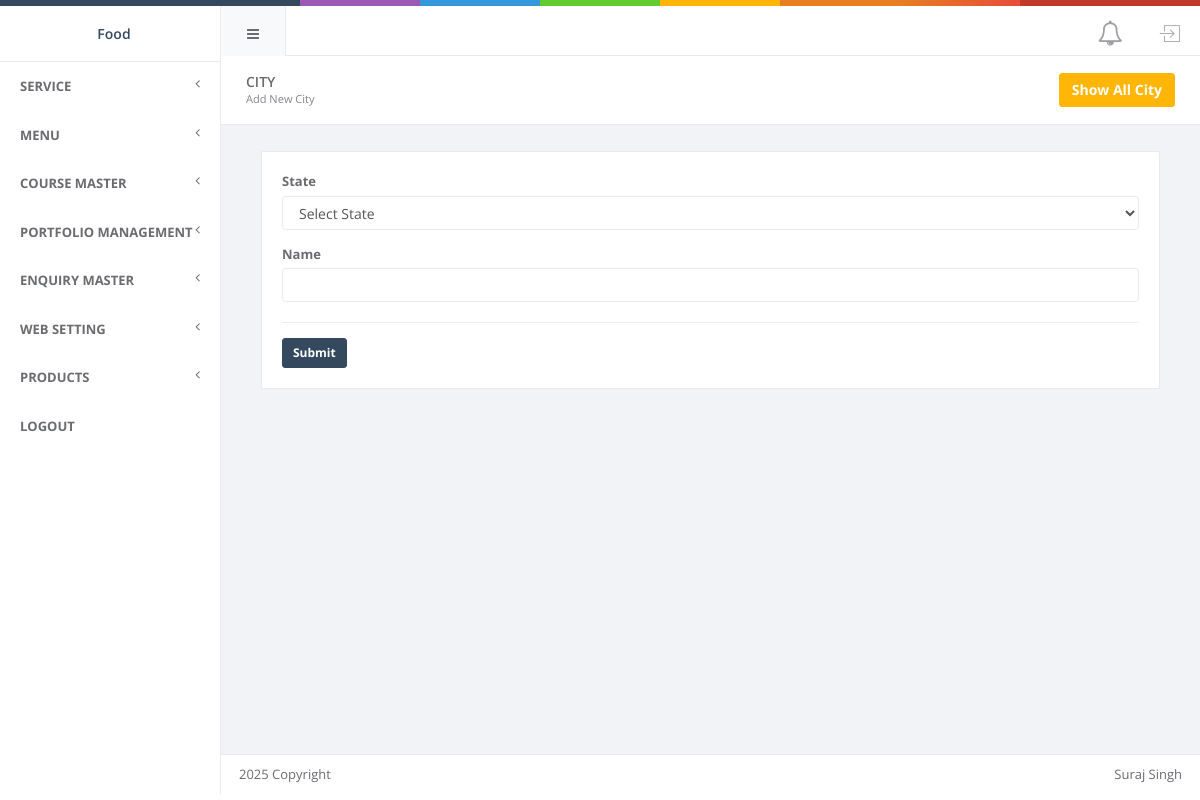
/admin/city.php (signed in), run on the app's committed database.
### tables this page shows
CREATE TABLE `tbl_menu_category` (
  `id` int(10) NOT NULL,
  `name` varchar(255) DEFAULT NULL,
  `ordering` int(10) NOT NULL
);

### admin/dbc.php (called while the page is built, shortened)
<?php
$tblMenuCategory       = "tbl_menu_category";
$urlCityList         = "city-list.php";
?>

### admin/city.php (the view, shortened to what this page needs)
<?php include 'loginQuery/session_start.php';
include 'dbc.php';
$pageTitle = "Add New City";
$pageName    = "City";
$linkName    = "Show All City";
$listPageUrl = $urlCityList;
?>
<!DOCTYPE html>
<html>
<head>
    <?php include 'include/header-file.php'; ?>
    <link rel="stylesheet" href="vendor/select2-3.5.2/select2.css" />
    <link rel="stylesheet" href="vendor/select2-bootstrap/select2-bootstrap.css" />
    <link rel="stylesheet" href="vendor/bootstrap-touchspin/dist/jquery.bootstrap-touchspin.min.css" />
    <link rel="stylesheet" href="vendor/summernote/dist/summernote.css" />
    <link rel="stylesheet" href="vendor/summernote/dist/summernote-bs3.css" />
</head>
<body>
    <?php include 'include/header.php'; ?>
    <?php include 'include/side-menu.php'; ?>
    <div id="wrapper">
        <div class="small-header">
            <div class="hpanel">
                <div class="panel-body">
                    <div id="hbreadcrumb" class="pull-right">
                        <ol class="hbreadcrumb breadcrumb">
                            <li><a href="<?php echo $listPageUrl; ?>" class="btn  btn-warning"><strong>
                                        <?php echo $linkName; ?>
                                    </strong></a></li>
                        </ol>
                    </div>
                    <h2 class="font-light m-b-xs">
                        <?php echo $pageName; ?>
                    </h2>
                    <small>
                        <?php echo $pageTitle; ?>
                    </small>
                </div>
            </div>
        </div>
        <div class="content ">
            <div class="row">
                <div class="col-lg-1"></div>
                <div class="col-lg-12">
                    <div class="hpanel">
                        <div class="panel-body">
                            <form id="InsertUpdateForm" role="form" action="" method="post"
                                enctype="multipart/form-data">
                                <div class="form-group row">
                                    <div class="col-xs-12 col-sm-12">
                                        <label>State</label>
                                        <select name="state_id" class="form-control js-source-states">
                                            <option value="">Select State</option>
                                        </select>
                                    </div>
                                </div>
                                <div class="form-group row">
                                    <div class="col-xs-12 col-sm-12">
                                        <label>Name </label>
                                        <input type="text" id="" name="name" class="form-control" value="<?php echo (isset($_GET['id'])) ? $serviceData['name'] : "" ?>">
                                    </div>
                                </div>
                                <hr>
                                <div>
                                    <button class="btn btn-sm btn-primary m-t-n-xs"
                                        type="submit"><strong>Submit</strong></button>
                                </div>
                            </form>
                        </div>
                    </div>
                </div>
                <div class="col-lg-1"></div>
            </div>
        </div>
        <?php include 'include/footer-file.php'; ?>
</body>
</html>

### admin/include/side-menu.php (shortened to what this page needs)
<aside id="menu">
        <div id="navigation">
            <ul class="nav" id="side-menu">
                <?php
                if($_SESSION['role']==0){
                    $masterID = $_SESSION['master'];
                    $mainString = " where id in($masterID)";
                    $menuID = $_SESSION['menu'];
                    $innerString = " and id in($menuID)";
                }else{
                    $mainString = "";
                }
                $sql=mysqli_query($conn,"select * from $tblMenuCategory $mainString order by ordering ")or die(mysqli_error($conn));
                while($row=mysqli_fetch_assoc($sql))
                {
                    echo "<li><a href='#'><span class='nav-label'>
                    {$row['name']}</span>
                              <span class='fa arrow'></span> </a>";
                   echo "</li>"; }?>
                <li>
                    <a href="loginQuery/logout.php">
                        <span class="nav-label">
                            Logout
                        </span>
                    </a>
                </li>
            </ul>
        </div>
    </aside>

### admin/city.php (style rules this page uses)
.small-header .panel-body h2 { margin-top: 3px; }
.hbreadcrumb { margin-top: 0; }

### admin/include/header.php (style rules this page uses)
.nav li { border-bottom:1px solid #eaeaea; }

### data on the page
tbl_menu_category: name "SERVICE"
tbl_menu_category: name "MENU"
tbl_menu_category: name "COURSE MASTER"
tbl_menu_category: name "PORTFOLIO MANAGEMENT"
tbl_menu_category: name "ENQUIRY MASTER"
tbl_menu_category: name "WEB SETTING"
tbl_menu_category: name "PRODUCTS"

### other printed values
$companyName "Food"
$linkName "Show All City"
$pageName "CITY"
$pageTitle "Add New City"
$developerName "Suraj Singh"
$year "2025 Copyright"
